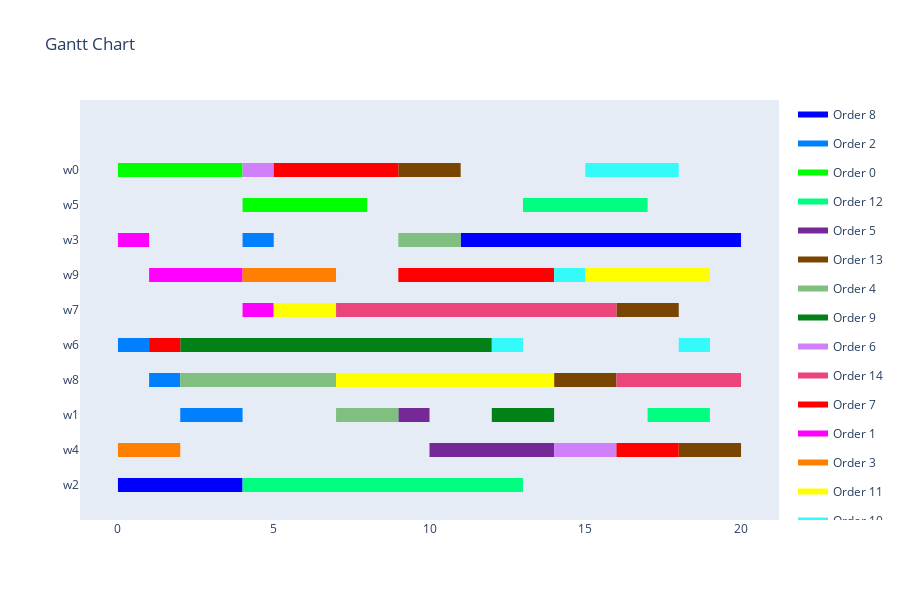

Write notebook code for a chart like this one.
### Markdown cell above
Visualization

### Code cell
visualize_schedule(schedule, production_environment, orders)

### Figure 1 — Plotly figure (JSON) as saved in the notebook; plotly's stock layout.template omitted (floating-point values rounded to 4 significant figures)
{"data": [{"fill": "toself", "fillcolor": "rgb(0, 0, 255)", "hoverinfo": "name", "legendgroup": "rgb(0, 0, 255)", "mode": "none", "name": "Order 8", "type": "scatter", "x": [11, 16, 16, 11, 11, 16, 20, 20, 16, 16, 0, 2, 2, 0, 0, 2, 4, 4, 2], "y": [6.8, 6.8, 7.2, 7.2, null, 6.8, 6.8, 7.2, 7.2, null, -0.2, -0.2, 0.2, 0.2, null, -0.2, -0.2, 0.2, 0.2]}, {"fill": "toself", "fillcolor": "rgb(0, 128, 255)", "hoverinfo": "name", "legendgroup": "rgb(0, 128, 255)", "mode": "none", "name": "Order 2", "type": "scatter", "x": [4, 5, 5, 4, 4, 0, 1, 1, 0, 0, 1, 2, 2, 1, 1, 2, 4, 4, 2], "y": [6.8, 6.8, 7.2, 7.2, null, 3.8, 3.8, 4.2, 4.2, null, 2.8, 2.8, 3.2, 3.2, null, 1.8, 1.8, 2.2, 2.2]}, {"fill": "toself", "fillcolor": "rgb(0, 255, 0)", "hoverinfo": "name", "legendgroup": "rgb(0, 255, 0)", "mode": "none", "name": "Order 0", "type": "scatter", "x": [0, 1, 1, 0, 0, 1, 2, 2, 1, 1, 2, 4, 4, 2, 2, 4, 8, 8, 4], "y": [8.8, 8.8, 9.2, 9.2, null, 8.8, 8.8, 9.2, 9.2, null, 8.8, 8.8, 9.2, 9.2, null, 7.8, 7.8, 8.2, 8.2]}, {"fill": "toself", "fillcolor": "rgb(0, 255, 128)", "hoverinfo": "name", "legendgroup": "rgb(0, 255, 128)", "mode": "none", "name": "Order 12", "type": "scatter", "x": [13, 17, 17, 13, 13, 17, 19, 19, 17, 17, 4, 9, 9, 4, 4, 9, 13, 13, 9], "y": [7.8, 7.8, 8.2, 8.2, null, 1.8, 1.8, 2.2, 2.2, null, -0.2, -0.2, 0.2, 0.2, null, -0.2, -0.2, 0.2, 0.2]}, {"fill": "toself", "fillcolor": "rgb(116, 41, 150)", "hoverinfo": "name", "legendgroup": "rgb(116, 41, 150)", "mode": "none", "name": "Order 5", "type": "scatter", "x": [9, 10, 10, 9, 9, 10, 14, 14, 10], "y": [1.8, 1.8, 2.2, 2.2, null, 0.8, 0.8, 1.2, 1.2]}, {"fill": "toself", "fillcolor": "rgb(122, 68, 1)", "hoverinfo": "name", "legendgroup": "rgb(122, 68, 1)", "mode": "none", "name": "Order 13", "type": "scatter", "x": [9, 11, 11, 9, 9, 16, 18, 18, 16, 16, 14, 16, 16, 14, 14, 18, 20, 20, 18], "y": [8.8, 8.8, 9.2, 9.2, null, 4.8, 4.8, 5.2, 5.2, null, 2.8, 2.8, 3.2, 3.2, null, 0.8, 0.8, 1.2, 1.2]}, {"fill": "toself", "fillcolor": "rgb(128, 191, 128)", "hoverinfo": "name", "legendgroup": "rgb(128, 191, 128)", "mode": "none", "name": "Order 4", "type": "scatter", "x": [9, 11, 11, 9, 9, 2, 3, 3, 2, 2, 3, 7, 7, 3, 3, 7, 9, 9, 7], "y": [6.8, 6.8, 7.2, 7.2, null, 2.8, 2.8, 3.2, 3.2, null, 2.8, 2.8, 3.2, 3.2, null, 1.8, 1.8, 2.2, 2.2]}, {"fill": "toself", "fillcolor": "rgb(2, 129, 23)", "hoverinfo": "name", "legendgroup": "rgb(2, 129, 23)", "mode": "none", "name": "Order 9", "type": "scatter", "x": [2, 4, 4, 2, 2, 4, 8, 8, 4, 4, 8, 12, 12, 8, 8, 12, 14, 14, 12], "y": [3.8, 3.8, 4.2, 4.2, null, 3.8, 3.8, 4.2, 4.2, null, 3.8, 3.8, 4.2, 4.2, null, 1.8, 1.8, 2.2, 2.2]}, {"fill": "toself", "fillcolor": "rgb(208, 128, 250)", "hoverinfo": "name", "legendgroup": "rgb(208, 128, 250)", "mode": "none", "name": "Order 6", "type": "scatter", "x": [4, 5, 5, 4, 4, 14, 16, 16, 14], "y": [8.8, 8.8, 9.2, 9.2, null, 0.8, 0.8, 1.2, 1.2]}, {"fill": "toself", "fillcolor": "rgb(236, 69, 123)", "hoverinfo": "name", "legendgroup": "rgb(236, 69, 123)", "mode": "none", "name": "Order 14", "type": "scatter", "x": [7, 9, 9, 7, 7, 9, 12, 12, 9, 9, 12, 16, 16, 12, 12, 16, 20, 20, 16], "y": [4.8, 4.8, 5.2, 5.2, null, 4.8, 4.8, 5.2, 5.2, null, 4.8, 4.8, 5.2, 5.2, null, 2.8, 2.8, 3.2, 3.2]}, {"fill": "toself", "fillcolor": "rgb(255, 0, 0)", "hoverinfo": "name", "legendgroup": "rgb(255, 0, 0)", "mode": "none", "name": "Order 7", "type": "scatter", "x": [5, 9, 9, 5, 5, 9, 14, 14, 9, 9, 1, 2, 2, 1, 1, 16, 18, 18, 16], "y": [8.8, 8.8, 9.2, 9.2, null, 5.8, 5.8, 6.2, 6.2, null, 3.8, 3.8, 4.2, 4.2, null, 0.8, 0.8, 1.2, 1.2]}, {"fill": "toself", "fillcolor": "rgb(255, 0, 255)", "hoverinfo": "name", "legendgroup": "rgb(255, 0, 255)", "mode": "none", "name": "Order 1", "type": "scatter", "x": [0, 1, 1, 0, 0, 1, 3, 3, 1, 1, 3, 4, 4, 3, 3, 4, 5, 5, 4], "y": [6.8, 6.8, 7.2, 7.2, null, 5.8, 5.8, 6.2, 6.2, null, 5.8, 5.8, 6.2, 6.2, null, 4.8, 4.8, 5.2, 5.2]}, {"fill": "toself", "fillcolor": "rgb(255, 128, 0)", "hoverinfo": "name", "legendgroup": "rgb(255, 128, 0)", "mode": "none", "name": "Order 3", "type": "scatter", "x": [4, 6, 6, 4, 4, 6, 7, 7, 6, 6, 0, 1, 1, 0, 0, 1, 2, 2, 1], "y": [5.8, 5.8, 6.2, 6.2, null, 5.8, 5.8, 6.2, 6.2, null, 0.8, 0.8, 1.2, 1.2, null, 0.8, 0.8, 1.2, 1.2]}, {"fill": "toself", "fillcolor": "rgb(255, 255, 0)", "hoverinfo": "name", "legendgroup": "rgb(255, 255, 0)", "mode": "none", "name": "Order 11", "type": "scatter", "x": [15, 19, 19, 15, 15, 5, 7, 7, 5, 5, 7, 12, 12, 7, 7, 12, 14, 14, 12], "y": [5.8, 5.8, 6.2, 6.2, null, 4.8, 4.8, 5.2, 5.2, null, 2.8, 2.8, 3.2, 3.2, null, 2.8, 2.8, 3.2, 3.2]}, {"fill": "toself", "fillcolor": "rgb(52, 250, 249)", "hoverinfo": "name", "legendgroup": "rgb(52, 250, 249)", "mode": "none", "name": "Order 10", "type": "scatter", "x": [15, 18, 18, 15, 15, 14, 15, 15, 14, 14, 12, 13, 13, 12, 12, 18, 19, 19, 18], "y": [8.8, 8.8, 9.2, 9.2, null, 5.8, 5.8, 6.2, 6.2, null, 3.8, 3.8, 4.2, 4.2, null, 3.8, 3.8, 4.2, 4.2]}, {"legendgroup": "rgb(0, 0, 255)", "marker": {"color": "rgb(0, 0, 255)", "opacity": 0, "size": 1}, "mode": "markers", "name": "", "showlegend": false, "text": [null, null, null, null, null, null, null, null], "type": "scatter", "x": [11, 16, 16, 20, 0, 2, 2, 4], "y": [7, 7, 7, 7, 0, 0, 0, 0]}, {"legendgroup": "rgb(0, 128, 255)", "marker": {"color": "rgb(0, 128, 255)", "opacity": 0, "size": 1}, "mode": "markers", "name": "", "showlegend": false, "text": [null, null, null, null, null, null, null, null], "type": "scatter", "x": [4, 5, 0, 1, 1, 2, 2, 4], "y": [7, 7, 4, 4, 3, 3, 2, 2]}, {"legendgroup": "rgb(0, 255, 0)", "marker": {"color": "rgb(0, 255, 0)", "opacity": 0, "size": 1}, "mode": "markers", "name": "", "showlegend": false, "text": [null, null, null, null, null, null, null, null], "type": "scatter", "x": [0, 1, 1, 2, 2, 4, 4, 8], "y": [9, 9, 9, 9, 9, 9, 8, 8]}, {"legendgroup": "rgb(0, 255, 128)", "marker": {"color": "rgb(0, 255, 128)", "opacity": 0, "size": 1}, "mode": "markers", "name": "", "showlegend": false, "text": [null, null, null, null, null, null, null, null], "type": "scatter", "x": [13, 17, 17, 19, 4, 9, 9, 13], "y": [8, 8, 2, 2, 0, 0, 0, 0]}, {"legendgroup": "rgb(116, 41, 150)", "marker": {"color": "rgb(116, 41, 150)", "opacity": 0, "size": 1}, "mode": "markers", "name": "", "showlegend": false, "text": [null, null, null, null], "type": "scatter", "x": [9, 10, 10, 14], "y": [2, 2, 1, 1]}, {"legendgroup": "rgb(122, 68, 1)", "marker": {"color": "rgb(122, 68, 1)", "opacity": 0, "size": 1}, "mode": "markers", "name": "", "showlegend": false, "text": [null, null, null, null, null, null, null, null], "type": "scatter", "x": [9, 11, 16, 18, 14, 16, 18, 20], "y": [9, 9, 5, 5, 3, 3, 1, 1]}, {"legendgroup": "rgb(128, 191, 128)", "marker": {"color": "rgb(128, 191, 128)", "opacity": 0, "size": 1}, "mode": "markers", "name": "", "showlegend": false, "text": [null, null, null, null, null, null, null, null], "type": "scatter", "x": [9, 11, 2, 3, 3, 7, 7, 9], "y": [7, 7, 3, 3, 3, 3, 2, 2]}, {"legendgroup": "rgb(2, 129, 23)", "marker": {"color": "rgb(2, 129, 23)", "opacity": 0, "size": 1}, "mode": "markers", "name": "", "showlegend": false, "text": [null, null, null, null, null, null, null, null], "type": "scatter", "x": [2, 4, 4, 8, 8, 12, 12, 14], "y": [4, 4, 4, 4, 4, 4, 2, 2]}, {"legendgroup": "rgb(208, 128, 250)", "marker": {"color": "rgb(208, 128, 250)", "opacity": 0, "size": 1}, "mode": "markers", "name": "", "showlegend": false, "text": [null, null, null, null], "type": "scatter", "x": [4, 5, 14, 16], "y": [9, 9, 1, 1]}, {"legendgroup": "rgb(236, 69, 123)", "marker": {"color": "rgb(236, 69, 123)", "opacity": 0, "size": 1}, "mode": "markers", "name": "", "showlegend": false, "text": [null, null, null, null, null, null, null, null], "type": "scatter", "x": [7, 9, 9, 12, 12, 16, 16, 20], "y": [5, 5, 5, 5, 5, 5, 3, 3]}, {"legendgroup": "rgb(255, 0, 0)", "marker": {"color": "rgb(255, 0, 0)", "opacity": 0, "size": 1}, "mode": "markers", "name": "", "showlegend": false, "text": [null, null, null, null, null, null, null, null], "type": "scatter", "x": [5, 9, 9, 14, 1, 2, 16, 18], "y": [9, 9, 6, 6, 4, 4, 1, 1]}, {"legendgroup": "rgb(255, 0, 255)", "marker": {"color": "rgb(255, 0, 255)", "opacity": 0, "size": 1}, "mode": "markers", "name": "", "showlegend": false, "text": [null, null, null, null, null, null, null, null], "type": "scatter", "x": [0, 1, 1, 3, 3, 4, 4, 5], "y": [7, 7, 6, 6, 6, 6, 5, 5]}, {"legendgroup": "rgb(255, 128, 0)", "marker": {"color": "rgb(255, 128, 0)", "opacity": 0, "size": 1}, "mode": "markers", "name": "", "showlegend": false, "text": [null, null, null, null, null, null, null, null], "type": "scatter", "x": [4, 6, 6, 7, 0, 1, 1, 2], "y": [6, 6, 6, 6, 1, 1, 1, 1]}, {"legendgroup": "rgb(255, 255, 0)", "marker": {"color": "rgb(255, 255, 0)", "opacity": 0, "size": 1}, "mode": "markers", "name": "", "showlegend": false, "text": [null, null, null, null, null, null, null, null], "type": "scatter", "x": [15, 19, 5, 7, 7, 12, 12, 14], "y": [6, 6, 5, 5, 3, 3, 3, 3]}, {"legendgroup": "rgb(52, 250, 249)", "marker": {"color": "rgb(52, 250, 249)", "opacity": 0, "size": 1}, "mode": "markers", "name": "", "showlegend": false, "text": [null, null, null, null, null, null, null, null], "type": "scatter", "x": [15, 18, 14, 15, 12, 13, 18, 19], "y": [9, 9, 6, 6, 4, 4, 4, 4]}], "layout": {"height": 600, "hovermode": "closest", "showlegend": true, "title": {"text": "Gantt Chart"}, "xaxis": {"rangeselector": {"buttons": [{"count": 7, "label": "1w", "step": "day", "stepmode": "backward"}, {"count": 1, "label": "1m", "step": "month", "stepmode": "backward"}, {"count": 6, "label": "6m", "step": "month", "stepmode": "backward"}, {"count": 1, "label": "YTD", "step": "year", "stepmode": "todate"}, {"count": 1, "label": "1y", "step": "year", "stepmode": "backward"}, {"step": "all"}]}, "showgrid": false, "type": "linear", "zeroline": false}, "yaxis": {"autorange": false, "range": [-1, 11], "showgrid": false, "ticktext": ["w2", "w4", "w1", "w8", "w6", "w7", "w9", "w3", "w5", "w0"], "tickvals": [0, 1, 2, 3, 4, 5, 6, 7, 8, 9], "zeroline": false}}}
